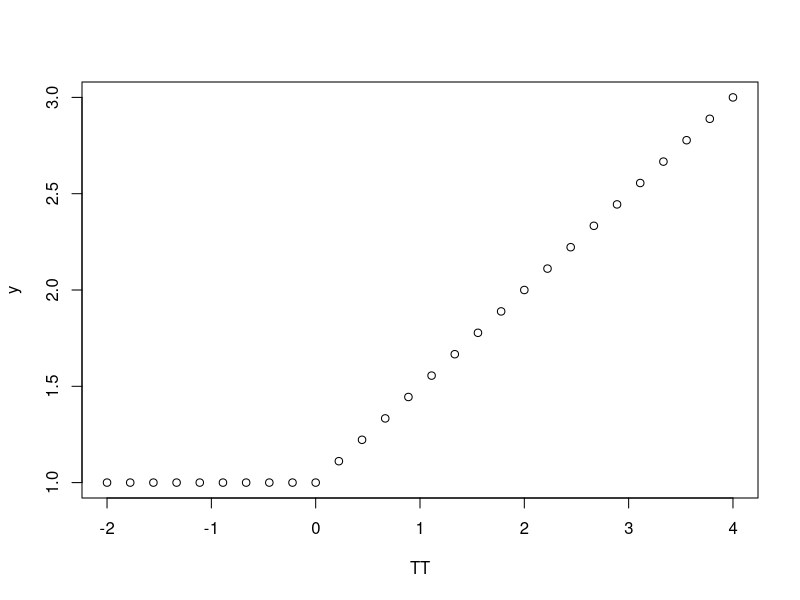

Here is the R script that generated this plot:
a = 1
alfa = 1/2
tao = 2

n=10

t = seq(-2,0, length.out=n)

TT = t

y = rep(1, n)

t = t+2

TT = c(TT, t[2:10])

y1 = y[10]

T = t[2:10]

del = t[2] - t[1]

for (tt in T){
  y2 = y1 + del*alfa*a
  y = c(y, y2)
  y1 = y2
}

#--------------

t = t+2

TT = c(TT, t[2:10])

n = length(y)

y1 = y[n]

T = t[2:10]

del = t[2] - t[1]

for (tt in T){
  y2 = y1 + del*alfa*a
  y = c(y, y2)
  y1 = y2
}


print(length(TT))
print(length(y))

plot(TT, y)
